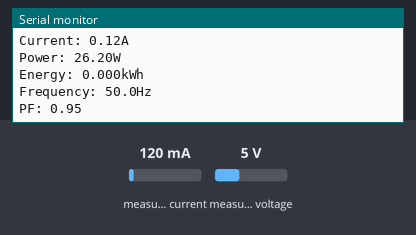
The program below on a simulated ESP8266 (NodeMCU). Parts: the last lines printed to the serial monitor. Inputs (shaded band) come from the test bench; at power-on: measured current 120 mA, measured voltage 5 V. WiFi joins after 1.5 s; servers stay silent unless stated; uploads are accepted with an empty reply.

Above: at 2.7 s.
2.8 s: measured current set to 40 mA
At 6.2 s:
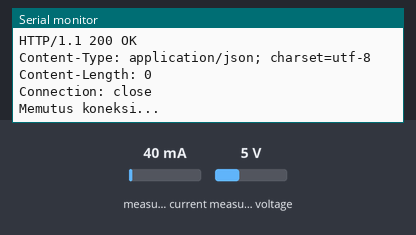
6.3 s: measured voltage set to 0.3 V
At 11.8 s:
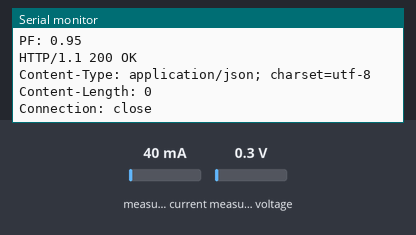

Measured:
- after the input at 6.3 s, the serial monitor: prints a new line after 1.6 s (image 2)

The program:

main.cpp
```cpp
#include <Arduino.h>
#include <PZEM004Tv30.h>
#include <Arduino.h>
#include <PZEM004Tv30.h>
#include <SoftwareSerial.h>
#include <ESP8266WiFi.h>
#include <WiFiClient.h>
#include <ESP8266HTTPClient.h>

PZEM004Tv30 pzem(D7, D8);
char ssid[] = "BBTPPI";
char pass[] = "bbtppisemarang2021";
const char *host = "192.168.12.102";

void setup()
{
  Serial.begin(115200);
  Serial.print("Connecting to ");
  Serial.println(ssid);

  WiFi.begin(ssid, pass);

  while (WiFi.status() != WL_CONNECTED)

  {
    delay(500);
    Serial.print(".");
  }
  Serial.println("");
  Serial.println("WiFi connected");
  Serial.print("IP : ");
  Serial.println(WiFi.localIP());
}

void loop()
{
    Serial.print("Menyambungkan ke : ");
    Serial.println(host);
   float voltage = pzem.voltage();
   if(voltage != NAN){
       Serial.print("Voltage: ");
       Serial.print(voltage);
       Serial.println("V");
   } else {
       Serial.println("Error reading voltage");
   }

   float current = pzem.current();
   if(current != NAN){
       Serial.print("Current: ");
       Serial.print(current);
       Serial.println("A");
   } else {
       Serial.println("Error reading current");
   }

   float power = pzem.power();
   if(current != NAN){
       Serial.print("Power: ");
       Serial.print(power);
       Serial.println("W");
   } else {
       Serial.println("Error reading power");
   }

   float energy = pzem.energy();
   if(current != NAN){
       Serial.print("Energy: ");
       Serial.print(energy,3);
       Serial.println("kWh");
   } else {
       Serial.println("Error reading energy");
   }

   float frequency = pzem.frequency();
   if(current != NAN){
       Serial.print("Frequency: ");
       Serial.print(frequency, 1);
       Serial.println("Hz");
   } else {
       Serial.println("Error reading frequency");
   }

   float pf = pzem.pf();
   if(current != NAN){
       Serial.print("PF: ");
       Serial.println(pf);
   } else {
       Serial.println("Error reading power factor");
   }

   Serial.println();
     WiFiClient client;
  const int httpPort = 82;
  if (!client .connect(host, httpPort))
  {
    Serial.println("Koneksi gagal...");
    return;
  }
    client .print(String("GET /add.php?")); //jangan lupa ini juga diganti sesuai directory
    client .print("&voltase=");
    client .print(voltage);
    client .print("&arus=");
    client .print(current);
    client .print("&power=");
    client .print(power);
    client .print("&energy=");
    client .print(energy, 3);
    client .print("&pf=");
    client .print(pf);
    client .print("&frekuensi=");
    client .print(frequency, 1);
    client .print(" HTTP/1.1\r\nHost: host\r\nConnection: keep-alive\r\nAccept: */*\r\n\r\n");
    delay(3000);
    while (client.available())
      {
        // read an incoming byte from the server and print it to serial monitor:
        String line = client .readStringUntil('\r');
        Serial.println(line);
      }
    client.stop();
    Serial.println();
    Serial.println("Memutus koneksi...");
   delay(2000);
}
```
